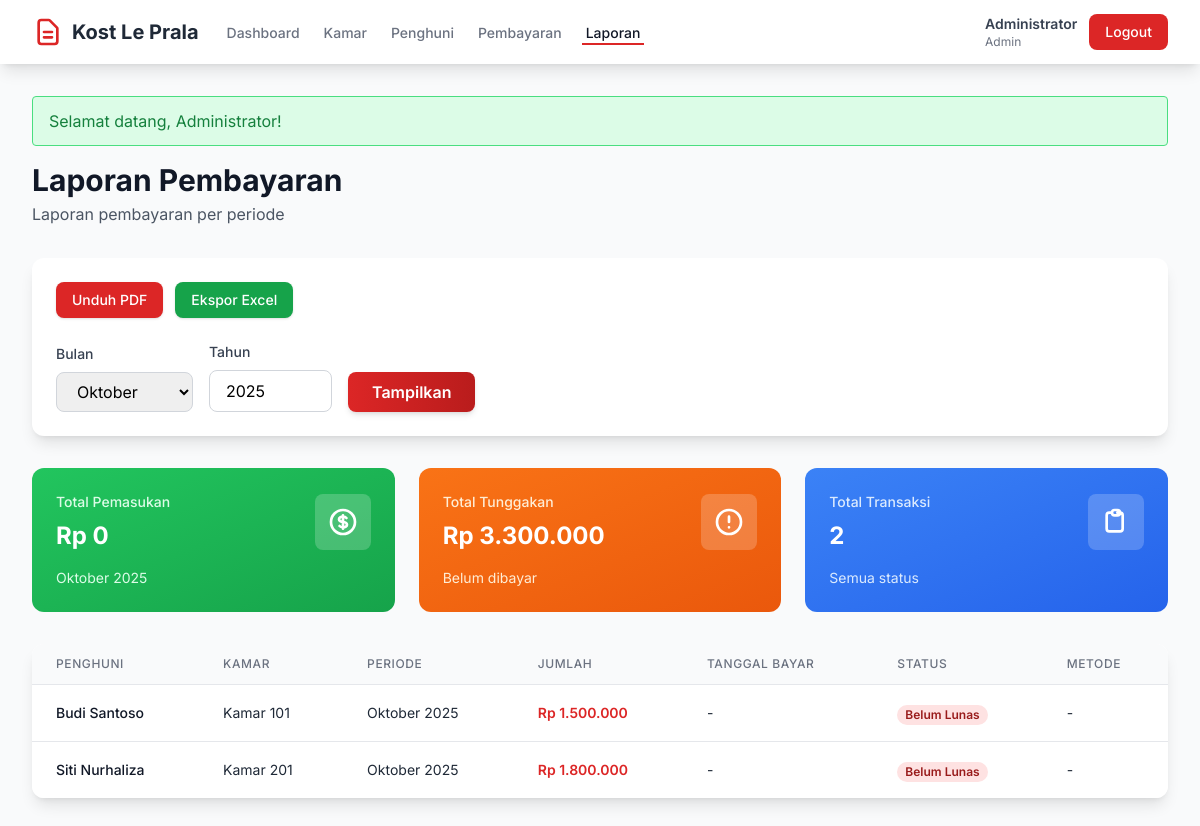
Screenshot of /dashboard/laporan.php (signed in) with the database file from the repository.
### tables this page shows
CREATE TABLE pembayaran (
    id INT PRIMARY KEY AUTO_INCREMENT,
    penghuni_id INT NOT NULL,
    periode_bulan INT NOT NULL COMMENT '1-12',
    periode_tahun INT NOT NULL,
    jumlah DECIMAL(10,2) NOT NULL,
    tanggal_bayar DATE,
    status ENUM('lunas', 'belum_lunas') DEFAULT 'belum_lunas',
    metode_bayar VARCHAR(50),
    keterangan TEXT,
    created_by INT NOT NULL COMMENT 'Admin yang mencatat',
    created_at TIMESTAMP DEFAULT CURRENT_TIMESTAMP,
    updated_at TIMESTAMP DEFAULT CURRENT_TIMESTAMP ON UPDATE CURRENT_TIMESTAMP,
    FOREIGN KEY (penghuni_id) REFERENCES penghuni(id) ON DELETE CASCADE,
    FOREIGN KEY (created_by) REFERENCES users(id),
    UNIQUE KEY unique_periode (penghuni_id, periode_bulan, periode_tahun)
);

CREATE TABLE users (
    id INT PRIMARY KEY AUTO_INCREMENT,
    username VARCHAR(50) UNIQUE NOT NULL,
    password VARCHAR(255) NOT NULL,
    nama_lengkap VARCHAR(100) NOT NULL,
    email VARCHAR(100) UNIQUE NOT NULL,
    no_telp VARCHAR(15),
    role ENUM('admin', 'penghuni') NOT NULL,
    status ENUM('aktif', 'nonaktif') DEFAULT 'aktif',
    created_at TIMESTAMP DEFAULT CURRENT_TIMESTAMP,
    updated_at TIMESTAMP DEFAULT CURRENT_TIMESTAMP ON UPDATE CURRENT_TIMESTAMP
);

CREATE TABLE kamar (
    id INT PRIMARY KEY AUTO_INCREMENT,
    nomor_kamar VARCHAR(10) UNIQUE NOT NULL,
    tarif DECIMAL(10,2) NOT NULL,
    fasilitas TEXT,
    status ENUM('kosong', 'terisi') DEFAULT 'kosong',
    created_at TIMESTAMP DEFAULT CURRENT_TIMESTAMP,
    updated_at TIMESTAMP DEFAULT CURRENT_TIMESTAMP ON UPDATE CURRENT_TIMESTAMP
);

### dashboard/laporan.php (the view, shortened to what this page needs)
<?php
require_once '../config.php';
$bulan = isset($_GET['bulan']) ? (int)$_GET['bulan'] : date('n');
$tahun = isset($_GET['tahun']) ? (int)$_GET['tahun'] : date('Y');
$stmt = $conn->prepare("
    SELECT
        p.*,
        u_peng.nama_lengkap AS nama_penghuni,
        k.nomor_kamar,
        u.nama_lengkap AS admin_pencatat
    FROM pembayaran p
    JOIN penghuni peng ON p.penghuni_id = peng.id
    JOIN users u_peng ON peng.user_id = u_peng.id
    LEFT JOIN kamar k ON peng.kamar_id = k.id
    JOIN users u ON p.created_by = u.id
    WHERE p.periode_bulan = ? AND p.periode_tahun = ?
    ORDER BY p.created_at DESC
");
$stmt->bind_param("ii", $bulan, $tahun);
$stmt->execute();
$pembayaran_list = $stmt->get_result();
$total_pemasukan = $total_tunggakan = 0;
while ($row = $pembayaran_list->fetch_assoc()) {
    if ($row['status'] === 'lunas') {
        $total_pemasukan += $row['jumlah'];
    } else {
        $total_tunggakan += $row['jumlah'];
    }
}
$pembayaran_list->data_seek(0);
?>
<!DOCTYPE html>
<html lang="id">
<head>
    <script src="https://cdn.tailwindcss.com"></script>
</head>
<body class="bg-gray-50">
    <nav class="bg-white shadow-lg sticky top-0 z-50">
        <div class="max-w-7xl mx-auto px-4 sm:px-6 lg:px-8">
            <div class="flex justify-between h-16">
                <div class="flex items-center">
                    <div class="flex-shrink-0 flex items-center">
                        <svg class="h-8 w-8 text-red-600" fill="none" stroke="currentColor" viewBox="0 0 24 24">
                            <path stroke-linecap="round" stroke-linejoin="round" stroke-width="2" d="M9 12h6m-6 4h6m2 5H7a2 2 0 01-2-2V5a2 2 0 012-2h5.586a1 1 0 01.707.293l5.414 5.414a1 1 0 01.293.707V19a2 2 0 01-2 2z"></path>
                        </svg>
                        <span class="ml-2 text-xl font-bold text-gray-800">Kost Le Prala</span>
                    </div>
                    <div class="hidden sm:ml-6 sm:flex sm:space-x-4">
                        <a href="dashboard.php" class="border-transparent text-gray-500 hover:border-gray-300 hover:text-gray-700 inline-flex items-center px-1 pt-1 border-b-2 text-sm font-medium">Dashboard</a>
                        <a href="kamar.php" class="border-transparent text-gray-500 hover:border-gray-300 hover:text-gray-700 inline-flex items-center px-1 pt-1 border-b-2 text-sm font-medium">Kamar</a>
                        <a href="penghuni.php" class="border-transparent text-gray-500 hover:border-gray-300 hover:text-gray-700 inline-flex items-center px-1 pt-1 border-b-2 text-sm font-medium">Penghuni</a>
                        <a href="pembayaran.php" class="border-transparent text-gray-500 hover:border-gray-300 hover:text-gray-700 inline-flex items-center px-1 pt-1 border-b-2 text-sm font-medium">Pembayaran</a>
                        <a href="laporan.php" class="border-b-2 border-red-600 text-gray-900 inline-flex items-center px-1 pt-1 text-sm font-medium">Laporan</a>
                    </div>
                </div>
                <div class="flex items-center">
                    <div class="ml-3 relative">
                        <div class="flex items-center space-x-3">
                            <span class="text-sm text-gray-700">
                                <span class="font-semibold"><?php echo $_SESSION['nama_lengkap']; ?></span>
                                <span class="text-xs text-gray-500 block">Admin</span>
                            </span>
                            <a href="logout.php" class="bg-red-600 hover:bg-red-700 text-white px-4 py-2 rounded-lg text-sm font-medium transition duration-200">
                                Logout
                            </a>
                        </div>
                    </div>
                </div>
            </div>
        </div>
    </nav>
    <div class="max-w-7xl mx-auto px-4 sm:px-6 lg:px-8 py-8">
        <div class="mb-8">
            <h1 class="text-3xl font-bold text-gray-900">Laporan Pembayaran</h1>
            <p class="text-gray-600 mt-1">Laporan pembayaran per periode</p>
        </div>
        <div class="bg-white rounded-xl shadow-lg p-6 mb-8">
            <div class="flex gap-3 mb-6">
                <a href="?bulan=<?php echo $bulan; ?>&tahun=<?php echo $tahun; ?>&export=pdf"
                class="px-4 py-2 bg-red-600 hover:bg-red-700 text-white rounded-lg text-sm font-medium transition shadow">
                    Unduh PDF
                </a>
                <a href="?bulan=<?php echo $bulan; ?>&tahun=<?php echo $tahun; ?>&export=xlsx"
                class="px-4 py-2 bg-green-600 hover:bg-green-700 text-white rounded-lg text-sm font-medium transition shadow">
                    Ekspor Excel
                </a>
            </div>
            <form method="GET" class="flex flex-col sm:flex-row gap-4 items-end">
                <div>
                    <label class="block text-sm font-medium text-gray-700 mb-2">Bulan</label>
                    <select name="bulan" class="w-full px-4 py-2 border border-gray-300 rounded-lg focus:ring-2 focus:ring-red-500 focus:border-red-500">
                        <?php for ($i = 1; $i <= 12; $i++): ?>
                            <option value="<?php echo $i; ?>" <?php echo $i == $bulan ? 'selected' : ''; ?>>
                                <?php echo nama_bulan($i); ?>
                            </option>
                        <?php endfor; ?>
                    </select>
                </div>
                <div>
                    <label class="block text-sm font-medium text-gray-700 mb-2">Tahun</label>
                    <input type="number" name="tahun" value="<?php echo $tahun; ?>" min="2020" max="<?php echo date('Y') + 2; ?>"
                        class="w-full px-4 py-2 border border-gray-300 rounded-lg focus:ring-2 focus:ring-red-500 focus:border-red-500">
                </div>
                <div class="sm:mt-6">
                    <button type="submit" class="px-6 py-2 bg-gradient-to-r from-red-600 to-red-700 text-white rounded-lg font-semibold hover:from-red-700 hover:to-red-800 transition shadow-md">
                        Tampilkan
                    </button>
                </div>
            </form>
        </div>
        <div class="grid grid-cols-1 md:grid-cols-2 lg:grid-cols-3 gap-6 mb-8">
            <div class="bg-gradient-to-br from-green-500 to-green-600 rounded-xl p-6 text-white card-shadow">
                <div class="flex items-center justify-between">
                    <div>
                        <p class="text-green-100 text-sm font-medium">Total Pemasukan</p>
                        <p class="text-2xl font-bold mt-2"><?php echo format_rupiah($total_pemasukan); ?></p>
                    </div>
                    <div class="bg-white bg-opacity-20 p-3 rounded-lg">
                    </div>
                </div>
                <div class="mt-4 text-sm">
                    <span class="text-green-100"><?php echo nama_bulan($bulan) . ' ' . $tahun; ?></span>
                </div>
            </div>
            <div class="bg-gradient-to-br from-orange-500 to-orange-600 rounded-xl p-6 text-white card-shadow">
                <div class="flex items-center justify-between">
                    <div>
                        <p class="text-orange-100 text-sm font-medium">Total Tunggakan</p>
                        <p class="text-2xl font-bold mt-2"><?php echo format_rupiah($total_tunggakan); ?></p>
                    </div>
                    <div class="bg-white bg-opacity-20 p-3 rounded-lg">
                        <svg class="w-8 h-8" fill="none" stroke="currentColor" viewBox="0 0 24 24">
                            <path stroke-linecap="round" stroke-linejoin="round" stroke-width="2" d="M12 8v4m0 4h.01M21 12a9 9 0 11-18 0 9 9 0 0118 0z"></path>
                        </svg>
                    </div>
                </div>
                <div class="mt-4 text-sm">
                    <span class="text-orange-100">Belum dibayar</span>
                </div>
            </div>
            <div class="bg-gradient-to-br from-blue-500 to-blue-600 rounded-xl p-6 text-white card-shadow">
                <div class="flex items-center justify-between">
                    <div>
                        <p class="text-blue-100 text-sm font-medium">Total Transaksi</p>
                        <p class="text-2xl font-bold mt-2"><?php echo $pembayaran_list->num_rows; ?></p>
                    </div>
                    <div class="bg-white bg-opacity-20 p-3 rounded-lg">
                        <svg class="w-8 h-8" fill="none" stroke="currentColor" viewBox="0 0 24 24">
                            <path stroke-linecap="round" stroke-linejoin="round" stroke-width="2" d="M9 5H7a2 2 0 00-2 2v10a2 2 0 002 2h8a2 2 0 002-2V7a2 2 0 00-2-2h-2M9 5a2 2 0 002 2h2a2 2 0 002-2M9 5a2 2 0 012-2h2a2 2 0 012 2"></path>
                        </svg>
                    </div>
                </div>
                <div class="mt-4 text-sm">
                    <span class="text-blue-100">Semua status</span>
                </div>
            </div>
        </div>
        <div class="bg-white rounded-xl shadow-lg overflow-hidden">
            <?php if ($pembayaran_list->num_rows > 0): ?>
            <div class="overflow-x-auto">
                <table class="min-w-full divide-y divide-gray-200">
                    <thead class="bg-gray-50">
                        <tr>
                            <th class="px-6 py-3 text-left text-xs font-medium text-gray-500 uppercase tracking-wider">Penghuni</th>
                            <th class="px-6 py-3 text-left text-xs font-medium text-gray-500 uppercase tracking-wider">Kamar</th>
                            <th class="px-6 py-3 text-left text-xs font-medium text-gray-500 uppercase tracking-wider">Periode</th>
                            <th class="px-6 py-3 text-left text-xs font-medium text-gray-500 uppercase tracking-wider">Jumlah</th>
                            <th class="px-6 py-3 text-left text-xs font-medium text-gray-500 uppercase tracking-wider">Tanggal Bayar</th>
                            <th class="px-6 py-3 text-left text-xs font-medium text-gray-500 uppercase tracking-wider">Status</th>
                            <th class="px-6 py-3 text-left text-xs font-medium text-gray-500 uppercase tracking-wider">Metode</th>
                        </tr>
                    </thead>
                    <tbody class="bg-white divide-y divide-gray-200">
                        <?php while ($row = $pembayaran_list->fetch_assoc()): ?>
                        <tr class="hover:bg-gray-50 transition">
                            <td class="px-6 py-4 whitespace-nowrap text-sm font-medium text-gray-900"><?php echo htmlspecialchars($row['nama_penghuni']); ?></td>
                            <td class="px-6 py-4 whitespace-nowrap text-sm text-gray-800">Kamar <?php echo htmlspecialchars($row['nomor_kamar']); ?></td>
                            <td class="px-6 py-4 whitespace-nowrap text-sm text-gray-800">
                                <?php echo nama_bulan($row['periode_bulan']) . ' ' . $row['periode_tahun']; ?>
                            </td>
                            <td class="px-6 py-4 whitespace-nowrap text-sm font-semibold <?php echo $row['status'] === 'lunas' ? 'text-green-600' : 'text-red-600'; ?>">
                                <?php echo format_rupiah($row['jumlah']); ?>
                            </td>
                            <td class="px-6 py-4 whitespace-nowrap text-sm text-gray-800">
                                <?php echo $row['tanggal_bayar'] ? format_tanggal($row['tanggal_bayar']) : '-'; ?>
                            </td>
                            <td class="px-6 py-4 whitespace-nowrap">
                                <?php if ($row['status'] === 'lunas'): ?>
                                    <span class="px-2 inline-flex text-xs leading-5 font-semibold rounded-full bg-green-100 text-green-800">Lunas</span>
                                <?php else: ?>
                                    <span class="px-2 inline-flex text-xs leading-5 font-semibold rounded-full bg-red-100 text-red-800">Belum Lunas</span>
                                <?php endif; ?>
                            </td>
                            <td class="px-6 py-4 whitespace-nowrap text-sm text-gray-800">
                                <?php echo $row['metode_bayar'] ?: '-'; ?>
                            </td>
                        </tr>
                        <?php endwhile; ?>
                    </tbody>
                </table>
            </div>
            <?php endif; ?>
        </div>
    </div>
</body>
</html>

### dashboard/laporan.php (style rules this page uses)
body { font-family: 'Inter', sans-serif; }

### rows the page displays
pembayaran: users.nama_lengkap "Budi Santoso", kamar.nomor_kamar "101", periode_bulan "Oktober", periode_tahun "2025", jumlah "Rp 1.500.000", status "Belum Lunas", metode_bayar "-"
pembayaran: users.nama_lengkap "Siti Nurhaliza", kamar.nomor_kamar "201", periode_bulan "Oktober", periode_tahun "2025", jumlah "Rp 1.800.000", status "Belum Lunas", metode_bayar "-"

### other values shown
$_SESSION['nama_lengkap'] "Administrator"
$_SESSION['message'] "Selamat datang, Administrator!"
format_rupiah($total_pemasukan) "Rp 0"
nama_bulan($bulan) "Oktober"
$tahun "2025"
format_rupiah($total_tunggakan) "Rp 3.300.000"
$pembayaran_list->num_rows "2"
form field bulan "Oktober"
